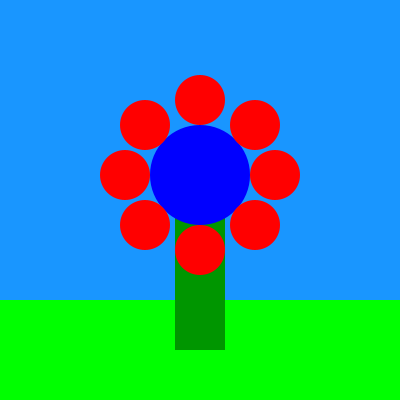
Frame 1 (no input)
Frame 60 (the mouse pressed at the canvas centre just before this capture): identical to frame 1, image omitted
Frame 120 (the mouse held since frame 60 and released just before this capture): identical to frame 1, image omitted

The Processing sketch that drew this single still picture (run headless with seeded random() and noise(); from frame 60 on, the mouse is pressed at the canvas centre):

// Processing sketch: processing_175635
// ── processing_175635.pde

void setup () {
noStroke();
size(400,400);
}

void draw () {
background(25,150,255);
fill(0,255,0);
rect(0,300,400,100);
fill(0,150,0);
rect(175,150,50,200);
fill(0,0,255);
ellipse(200,175,100,100);
fill(255,0,0);
ellipse(200,100,50,50);
ellipse(200,250,50,50);
ellipse(275,175,50,50);
ellipse(125,175,50,50);
ellipse(255,125,50,50);
ellipse(145,125,50,50);
ellipse(255,225,50,50);
ellipse(145,225,50,50);
}
